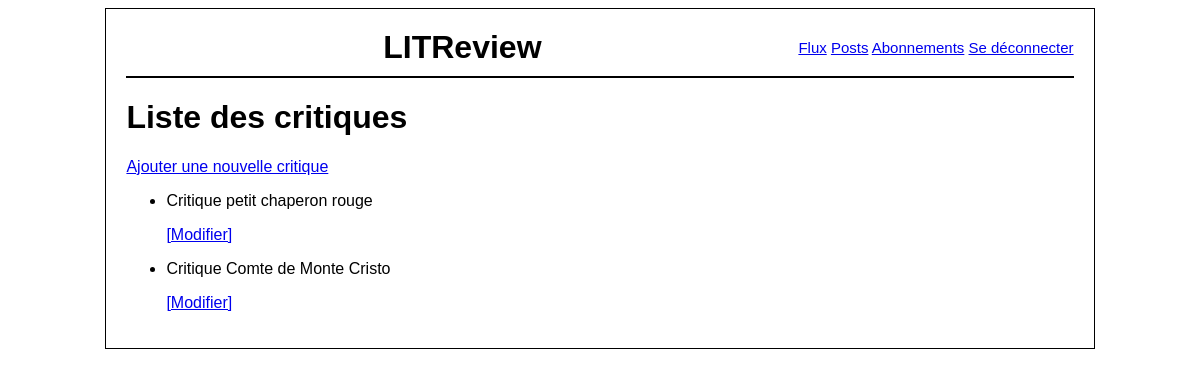
The app's page /review/, older data.
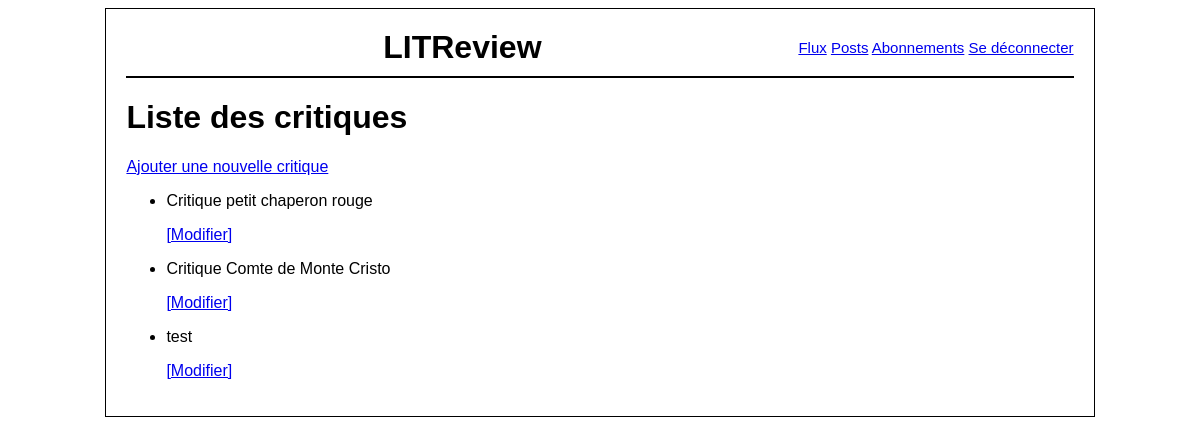
The same page, newer data.
### review/models.py (models this page shows, shortened)
class Review(models.Model):
    ticket = models.ForeignKey(to=Ticket, on_delete=models.CASCADE)
    rating = models.PositiveSmallIntegerField(
        validators=[MinValueValidator(0), MaxValueValidator(5)]
    )
    headline = models.CharField(max_length=128)
    body = models.TextField(max_length=8192, blank=True)
    user = models.ForeignKey(
        to=settings.AUTH_USER_MODEL, on_delete=models.CASCADE, null=True
    )
    time_created = models.DateTimeField(auto_now_add=True)
    contributors = models.ManyToManyField(
        settings.AUTH_USER_MODEL,
        through="ReviewContributor",
        related_name="contributions",
        blank=True,
    )

### review/views.py (the view)
# urls.py: path("review/", review.views.review_list, name="review_list"),
def review_list(request):
    review = Review.objects.all()
    return render(request, "review/review_list.html", {"reviews": review})

### review/templates/review/review_list.html
{% extends 'base.html' %}
{% block content %}
<h1>Liste des critiques</h1>
<a href="{% url 'review_create' %}">Ajouter une nouvelle critique</a>
<ul>
    {% for review in reviews %}
    <li>
        <p>{{ review.headline }}</p>
        <a href="{% url 'review_update' review.id %}">[Modifier]</a>
    </li>
    {% endfor %}
</ul>
{% endblock %}

Row changes from the older to the newer data that the page shows:
added Review: headline "test"
